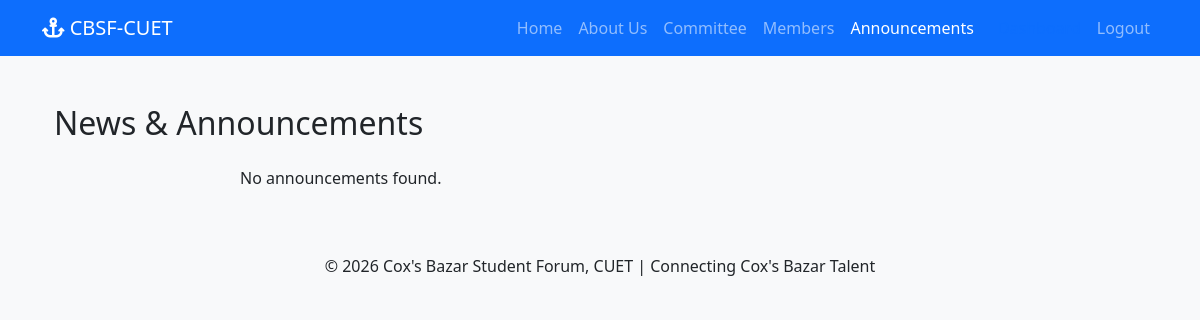
/announcements/ (signed in), run on an earlier commit of the app's database.
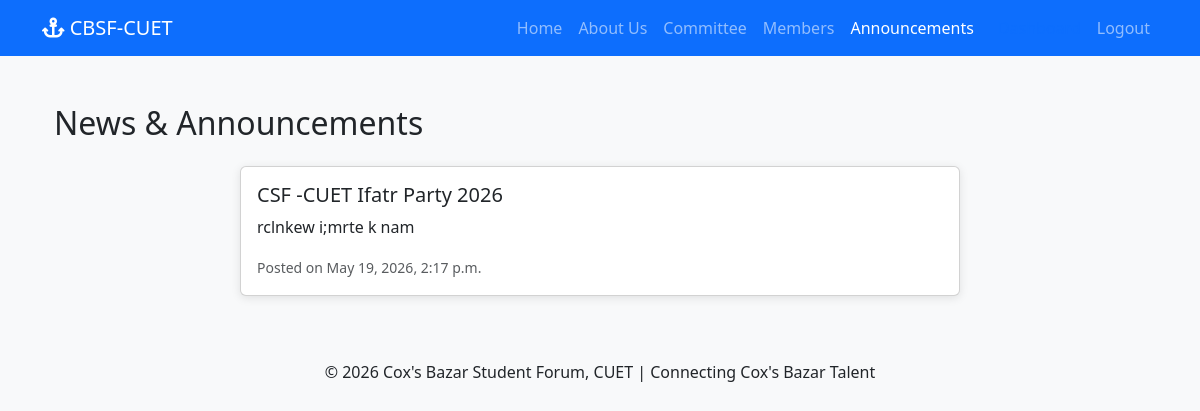
And on a later commit of the database.
### core/models.py (models this page shows, shortened)
class Announcement(models.Model):
    id = models.AutoField(primary_key=True)
    admin = models.ForeignKey(User, on_delete=models.SET_NULL, null=True, related_name='announcements')
    title = models.CharField(max_length=200)
    content = models.TextField()
    image_url = models.URLField(blank=True, null=True)
    is_pinned = models.BooleanField(default=False)
    created_at = models.DateTimeField(auto_now_add=True)
    class Meta:
        ordering = ['-is_pinned', '-created_at']

### core/views.py (the view)
@login_required
def announcements_page(request):
    announcements = Announcement.objects.all()
    paginator = Paginator(announcements, 10)
    page_number = request.GET.get('page')
    page_obj = paginator.get_page(page_number)
    return render(request, 'core/announcements.html', {'page_obj': page_obj})

### core/templates/core/announcements.html (shortened to what this page needs)
{% extends 'core/base.html' %}
{% load static %}
{% block content %}
<div class="container">
    <h2 class="mb-4">News & Announcements</h2>
    <div class="row">
        <div class="col-md-8 mx-auto">
            {% for announcement in page_obj %}
            <div class="card mb-3">
                <div class="card-body">
                    <h5 class="card-title">{{ announcement.title }}</h5>
                    <p class="card-text">{{ announcement.content }}</p>
                    <small class="text-muted">Posted on {{ announcement.created_at|date:"F j, Y, g:i a" }}</small>
                </div>
            </div>
            {% empty %}
            <p>No announcements found.</p>
            {% endfor %}
        </div>
    </div>
</div>
{% endblock %}

What changed in the data, as far as the page shows it:
added Announcement: title "CSF -CUET Ifatr Party 2026", content "rclnkew i;mrte k nam", created_at "May 19, 2026, 2:17 p.m."
Also different on the page:
text no longer shown: "No announcements found."
